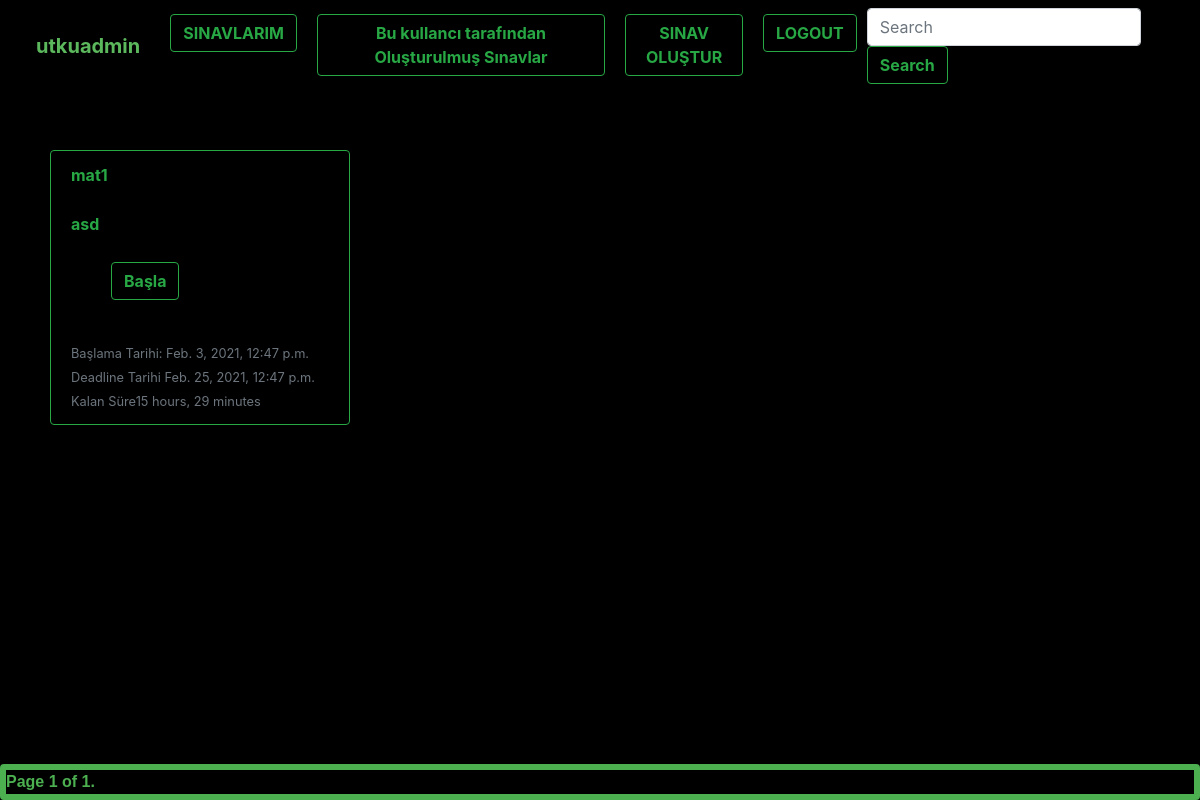
Screenshot of /exam/index (signed in) with the database file from the repository.
### exam/models.py (models this page shows, shortened)
class Exam(models.Model):
    professor = models.ForeignKey('auth.User', verbose_name="Yayınlayan", on_delete=models.CASCADE ,related_name="exams")
    exam_course = models.CharField(max_length=120, verbose_name="Ders")
    exam_title = models.CharField(max_length=120, verbose_name="Başlık")
    publishing_date = models.DateTimeField(verbose_name="Yayınlanma Tarihi", auto_now_add=True)
    start_date = models.DateTimeField(verbose_name="Başlangıç Tarihi")
    deadline_date = models.DateTimeField(verbose_name="Bitiş Tarihi")
    assigned_students = models.ManyToManyField(User)
    def get_start_url(self):
        return  reverse('exam:start',kwargs={'id':self.id})
    class Meta:
        ordering=["publishing_date","id"]

### exam/views.py (the view)
# urls.py: path('index', exam_index, name="index"),
def exam_index (request):
    if not request.user.is_authenticated:
        raise Http404()
    exam_list = Exam.objects.all().filter(assigned_students=request.user,start_date__lt=timezone.now(),deadline_date__gt=timezone.now())
    query = request.GET.get("q")
    if query:
        exam_list = exam_list.filter(Q(exam_title__icontains=query) |
                                       Q(exam_course__icontains=query)
                                       ).distinct()
    paginator = Paginator(exam_list, 9)
    page_number = request.GET.get('page')
    exams = paginator.get_page(page_number)
    return render(request,"Exam/index.html",{"exams":exams})

### templates/Exam/index.html (shortened to what this page needs)
{% extends 'base.html' %}
{% block body %}
    {% for exams in exams %}
        <div class="container col-lg-4 col-md-6 col-sm-12 float-left"style="padding-bottom: 20px">
            <div class="card-deck " style="margin: 20px;margin-top: 30px;margin-bottom: 20px">
              <div class="card border-success bg-transparent">
                  <div class="card-header text-success" style="font-weight: bold">{{ exams.exam_course}}<br></div>
                  <div class="card-header text-success" style="font-weight: bold">{{ exams.exam_title }}<br></div>
                <div class="card-footer">
                    <ul class="btn-group "  style="list-style-type: none;">
                      <li>
                     <a href="{{exams.get_start_url|urlencode}}"class="btn btn-outline-success" style="font-weight: bold">Başla</a>
                      </li>
                    </ul>
                     <br>
                     <br>
                  <small class="text-muted"> Başlama Tarihi: {{ exams.start_date}}</small>
                    <br>
                  <small class="text-muted"> Deadline Tarihi  {{ exams.deadline_date}}</small>
                    <br>
                    <small class="text-muted"> Kalan Süre{{ exams.deadline_date|timeuntil }}</small>
                </div>
              </div>
            </div>
        </div>
    {% endfor %}
<footer class="footer">
<div class="fixed-bottom"style="text-align: center" >
        <div class="pagination" style="background-color: black;; border: 6px solid #4caf50; font-weight: bold;font-family: sans-serif;align-content: center" >
    <span class="step-links" style="color: #4caf50;align-content: center">
        <span class="current">
            Page {{ exams.number }} of {{ exams.paginator.num_pages }}.
        </span>
    </span>
</div>
</div>
</footer>
{% endblock %}

### templates/header.html (shortened to what this page needs)
{% load static %}
<nav class="navbar fixed-top navbar-expand-lg navbar-dark " style="background-color: black">
  <div class="collapse navbar-collapse" id="navbarTogglerDemo03">
    <ul class="navbar-nav mr-auto mt-2 mt-lg-0">
        <li class="nav-item active">
        <h5 style="margin: 20px; font-weight: bold; color: #5cb85c" >{{ user.username }} {{ user.isStudent }} {{ user.role }}</h5>
      </li>
      <li class="nav-item active">
        <a href="{% url "exam:index" %}"class="btn btn-outline-success my-2 my-sm-0" style="margin: 10px; font-weight: bold">SINAVLARIM</a>
      </li>
      <li class="nav-item active">
        <a href="{% url "exam:index2" %}"class="btn btn-outline-success my-2 my-sm-0" style="margin: 10px; font-weight: bold">Bu kullancı tarafından Oluşturulmuş Sınavlar</a>
      </li>
      <li class="nav-item">
        <a href="{% url "exam:create" %}"class="btn btn-outline-success my-2 my-sm-0" style="margin: 10px; font-weight: bold">SINAV OLUŞTUR</a>
      </li>
      <li class="nav-item">
        <a href="{% url "accounts:logout" %}"class="btn btn-outline-success my-2 my-sm-0"  style="margin: 10px; font-weight: bold" >LOGOUT</a>
      </li>
    </ul>
    <form action={% url "exam:index" %} method="get" class="form-inline my-2 my-lg-0">
      <input class="form-control mr-sm-2" type="search" value="{{ request.GET.q }}" name="q" placeholder="Search" aria-label="Search">
      <button class="btn btn-outline-success my-2 my-sm-0" style="font-weight: bold" type="submit">Search</button>
    </form>
  </div>
</nav>

### exam/static/css/style.css (style rules this page uses)
body { padding-top: 120px; }

### templates/base.html (style rules this page uses)
body { background-color: black }

### rows the page displays
Exam: exam_course "mat1", exam_title "asd", start_date "Feb. 3, 2021, 12:47 p.m.", deadline_date "Feb. 25, 2021, 12:47 p.m.", deadline_date "15 hours, 29 minutes"

### other values shown
{{ user.username }} "utkuadmin"
{{ exams.number }} "1"
{{ exams.paginator.num_pages }} "1"
